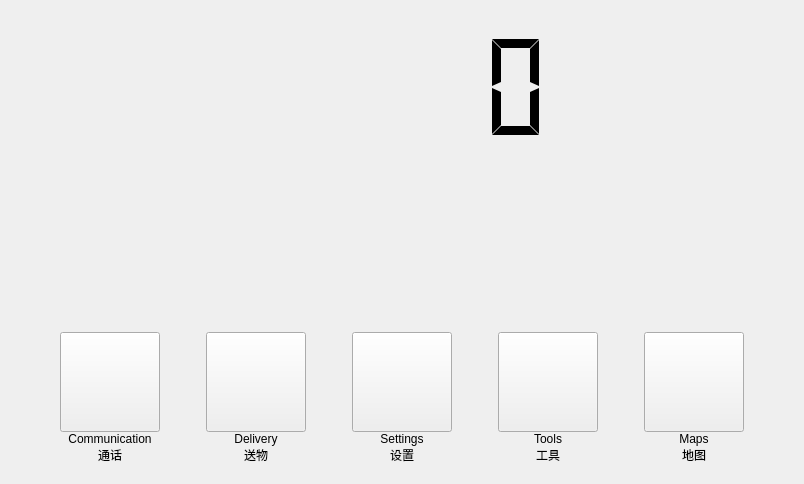
        <widget class="QWidget" name="page_home">
         <layout class="QVBoxLayout" name="verticalLayout_11">
          <item>
           <layout class="QVBoxLayout" name="verticalLayout_10" stretch="1,2">
            <item>
             <layout class="QHBoxLayout" name="horizontalLayout">
              <item>
               <spacer name="horizontalSpacer">
                <property name="orientation">
                 <enum>Qt::Horizontal</enum>
                </property>
                <property name="sizeHint" stdset="0">
                 <size>
                  <width>40</width>
                  <height>20</height>
                 </size>
                </property>
               </spacer>
              </item>
              <item>
               <widget class="QLCDNumber" name="lcdNumber_clock">
                <property name="minimumSize">
                 <size>
                  <width>300</width>
                  <height>120</height>
                 </size>
                </property>
                <property name="styleSheet">
                 <string notr="true">border: 0px </string>
                </property>
                <property name="smallDecimalPoint">
                 <bool>false</bool>
                </property>
                <property name="digitCount">
                 <number>5</number>
                </property>
                <property name="segmentStyle">
                 <enum>QLCDNumber::Flat</enum>
                </property>
                <property name="value" stdset="0">
                 <double>0.000000000000000</double>
                </property>
               </widget>
              </item>
              <item>
               <spacer name="horizontalSpacer_2">
                <property name="orientation">
                 <enum>Qt::Horizontal</enum>
                </property>
                <property name="sizeHint" stdset="0">
                 <size>
                  <width>40</width>
                  <height>20</height>
                 </size>
                </property>
               </spacer>
              </item>
             </layout>
            </item>
            <item>
             <widget class="QWidget" name="widget_4" native="true">
              <layout class="QVBoxLayout" name="verticalLayout_23">
               <item>
                <spacer name="verticalSpacer_3">
                 <property name="orientation">
                  <enum>Qt::Vertical</enum>
                 </property>
                 <property name="sizeHint" stdset="0">
                  <size>
                   <width>20</width>
                   <height>186</height>
                  </size>
                 </property>
                </spacer>
               </item>
               <item>
                <layout class="QHBoxLayout" name="horizontalLayout_25">
                 <item>
                  <spacer name="horizontalSpacer_19">
                   <property name="orientation">
                    <enum>Qt::Horizontal</enum>
                   </property>
                   <property name="sizeHint" stdset="0">
                    <size>
                     <width>40</width>
                     <height>20</height>
                    </size>
                   </property>
                  </spacer>
                 </item>
                 <item>
                  <layout class="QVBoxLayout" name="verticalLayout_17">
                   <property name="spacing">
                    <number>0</number>
                   </property>
                   <item>
                    <widget class="QPushButton" name="pushButton_toChatPage">
                     <property name="minimumSize">
                      <size>
                       <width>100</width>
                       <height>100</height>
                      </size>
                     </property>
                     <property name="maximumSize">
                      <size>
                       <width>100</width>
                       <height>100</height>
                      </size>
                     </property>
                     <property name="styleSheet">
                      <string notr="true">border-image: url(:/images/chat_icon);</string>
                     </property>
                     <property name="text">
                      <string/>
                     </property>
                    </widget>
                   </item>
                   <item>
                    <widget class="QLabel" name="label_9">
                     <property name="styleSheet">
                      <string notr="true">font: 11pt &quot;Times New Roman&quot;;</string>
                     </property>
                     <property name="lineWidth">
                      <number>1</number>
                     </property>
                     <property name="text">
                      <string>Communication</string>
                     </property>
                     <property name="alignment">
                      <set>Qt::AlignCenter</set>
                     </property>
                    </widget>
                   </item>
                   <item>
                    <widget class="QLabel" name="label_13">
                     <property name="styleSheet">
                      <string notr="true">font: 14pt &quot;楷体&quot;;</string>
                     </property>
                     <property name="lineWidth">
                      <number>1</number>
                     </property>
                     <property name="text">
                      <string>通话</string>
                     </property>
                     <property name="alignment">
                      <set>Qt::AlignCenter</set>
                     </property>
                    </widget>
                   </item>
                  </layout>
                 </item>
                 <item>
                  <spacer name="horizontalSpacer_6">
                   <property name="orientation">
                    <enum>Qt::Horizontal</enum>
                   </property>
                   <property name="sizeHint" stdset="0">
                    <size>
                     <width>40</width>
                     <height>20</height>
                    </size>
                   </property>
                  </spacer>
                 </item>
                 <item>
                  <layout class="QVBoxLayout" name="verticalLayout_18">
                   <property name="spacing">
                    <number>0</number>
                   </property>
                   <item>
                    <widget class="QPushButton" name="pushButton_toTransportPage">
                     <property name="minimumSize">
                      <size>
                       <width>100</width>
                       <height>100</height>
                      </size>
                     </property>
                     <property name="maximumSize">
                      <size>
                       <width>100</width>
                       <height>100</height>
                      </size>
                     </property>
                     <property name="styleSheet">
                      <string notr="true">border-image: url(:/images/transport_icon);</string>
                     </property>
                     <property name="text">
                      <string/>
                     </property>
                    </widget>
                   </item>
                   <item>
                    <widget class="QLabel" name="label_10">
                     <property name="styleSheet">
                      <string notr="true">font: 11pt &quot;Times New Roman&quot;;</string>
                     </property>
                     <property name="lineWidth">
                      <number>1</number>
                     </property>
                     <property name="text">
                      <string>Delivery</string>
                     </property>
                     <property name="alignment">
                      <set>Qt::AlignCenter</set>
                     </property>
                    </widget>
                   </item>
                   <item>
                    <widget class="QLabel" name="label_14">
                     <property name="styleSheet">
                      <string notr="true">font: 14pt &quot;楷体&quot;;</string>
                     </property>
                     <property name="lineWidth">
                      <number>1</number>
                     </property>
                     <property name="text">
                      <string>送物</string>
                     </property>
                     <property name="alignment">
                      <set>Qt::AlignCenter</set>
                     </property>
                    </widget>
                   </item>
                  </layout>
                 </item>
                 <item>
                  <spacer name="horizontalSpacer_15">
                   <property name="orientation">
                    <enum>Qt::Horizontal</enum>
                   </property>
                   <property name="sizeHint" stdset="0">
                    <size>
                     <width>40</width>
                     <height>20</height>
                    </size>
                   </property>
                  </spacer>
                 </item>
                 <item>
                  <layout class="QVBoxLayout" name="verticalLayout_19">
                   <property name="spacing">
                    <number>0</number>
                   </property>
                   <item>
                    <widget class="QPushButton" name="pushButton_toSettingPage">
                     <property name="minimumSize">
                      <size>
                       <width>100</width>
                       <height>100</height>
                      </size>
                     </property>
                     <property name="maximumSize">
                      <size>
                       <width>100</width>
                       <height>100</height>
                      </size>
                     </property>
                     <property name="styleSheet">
                      <string notr="true">border-image: url(:/images/setting_icon);</string>
                     </property>
                     <property name="text">
                      <string/>
                     </property>
                    </widget>
                   </item>
                   <item>
                    <widget class="QLabel" name="label_11">
                     <property name="styleSheet">
                      <string notr="true">font: 11pt &quot;Times New Roman&quot;;</string>
                     </property>
                     <property name="lineWidth">
                      <number>1</number>
                     </property>
                     <property name="text">
                      <string>Settings</string>
                     </property>
                     <property name="alignment">
                      <set>Qt::AlignCenter</set>
                     </property>
                    </widget>
                   </item>
                   <item>
                    <widget class="QLabel" name="label_15">
                     <property name="styleSheet">
                      <string notr="true">font: 14pt &quot;楷体&quot;;</string>
                     </property>
                     <property name="lineWidth">
                      <number>1</number>
                     </property>
                     <property name="text">
                      <string>设置</string>
                     </property>
                     <property name="alignment">
                      <set>Qt::AlignCenter</set>
                     </property>
                    </widget>
                   </item>
                  </layout>
                 </item>
                 <item>
                  <spacer name="horizontalSpacer_16">
                   <property name="orientation">
                    <enum>Qt::Horizontal</enum>
                   </property>
                   <property name="sizeHint" stdset="0">
                    <size>
                     <width>40</width>
                     <height>20</height>
                    </size>
                   </property>
                  </spacer>
                 </item>
                 <item>
                  <layout class="QVBoxLayout" name="verticalLayout_20">
                   <property name="spacing">
                    <number>0</number>
                   </property>
                   <item>
                    <widget class="QPushButton" name="pushButton_toToolsPage">
                     <property name="minimumSize">
                      <size>
                       <width>100</width>
                       <height>100</height>
                      </size>
                     </property>
                     <property name="maximumSize">
                      <size>
                       <width>100</width>
                       <height>100</height>
                      </size>
                     </property>
                     <property name="styleSheet">
                      <string notr="true">border-image: url(:/images/tools_icon);</string>
                     </property>
                     <property name="text">
                      <string/>
                     </property>
                    </widget>
                   </item>
                   <item>
                    <widget class="QLabel" name="label_12">
                     <property name="styleSheet">
                      <string notr="true">font: 11pt &quot;Times New Roman&quot;;</string>
                     </property>
                     <property name="lineWidth">
                      <number>1</number>
                     </property>
                     <property name="text">
                      <string>Tools</string>
                     </property>
                     <property name="alignment">
                      <set>Qt::AlignCenter</set>
                     </property>
                    </widget>
                   </item>
                   <item>
                    <widget class="QLabel" name="label_16">
                     <property name="styleSheet">
                      <string notr="true">font: 14pt &quot;楷体&quot;;</string>
                     </property>
                     <property name="lineWidth">
                      <number>1</number>
                     </property>
                     <property name="text">
                      <string>工具</string>
                     </property>
                     <property name="alignment">
                      <set>Qt::AlignCenter</set>
                     </property>
                    </widget>
                   </item>
                  </layout>
                 </item>
                 <item>
                  <spacer name="horizontalSpacer_17">
                   <property name="orientation">
                    <enum>Qt::Horizontal</enum>
                   </property>
                   <property name="sizeHint" stdset="0">
                    <size>
                     <width>40</width>
                     <height>20</height>
                    </size>
                   </property>
                  </spacer>
                 </item>
                 <item>
                  <layout class="QVBoxLayout" name="verticalLayout_21">
                   <property name="spacing">
                    <number>0</number>
                   </property>
                   <item>
                    <widget class="QPushButton" name="pushButton_toMapsPage">
                     <property name="minimumSize">
                      <size>
                       <width>100</width>
                       <height>100</height>
                      </size>
                     </property>
                     <property name="maximumSize">
                      <size>
                       <width>100</width>
                       <height>100</height>
                      </size>
                     </property>
                     <property name="styleSheet">
                      <string notr="true">border-image: url(:/images/map_icon);</string>
                     </property>
                     <property name="text">
                      <string/>
                     </property>
                    </widget>
                   </item>
                   <item>
                    <widget class="QLabel" name="label_17">
                     <property name="styleSheet">
                      <string notr="true">font: 11pt &quot;Times New Roman&quot;;</string>
                     </property>
                     <property name="lineWidth">
                      <number>1</number>
                     </property>
                     <property name="text">
                      <string>Maps</string>
                     </property>
                     <property name="alignment">
                      <set>Qt::AlignCenter</set>
                     </property>
                    </widget>
                   </item>
                   <item>
                    <widget class="QLabel" name="label_18">
                     <property name="styleSheet">
                      <string notr="true">font: 14pt &quot;楷体&quot;;</string>
                     </property>
                     <property name="lineWidth">
                      <number>1</number>
                     </property>
                     <property name="text">
                      <string>地图</string>
                     </property>
                     <property name="alignment">
                      <set>Qt::AlignCenter</set>
                     </property>
                    </widget>
                   </item>
                  </layout>
                 </item>
                 <item>
                  <spacer name="horizontalSpacer_18">
                   <property name="orientation">
                    <enum>Qt::Horizontal</enum>
                   </property>
                   <property name="sizeHint" stdset="0">
                    <size>
                     <width>40</width>
                     <height>20</height>
                    </size>
                   </property>
                  </spacer>
                 </item>
                </layout>
               </item>
              </layout>
             </widget>
            </item>
           </layout>
          </item>
         </layout>
        </widget>
